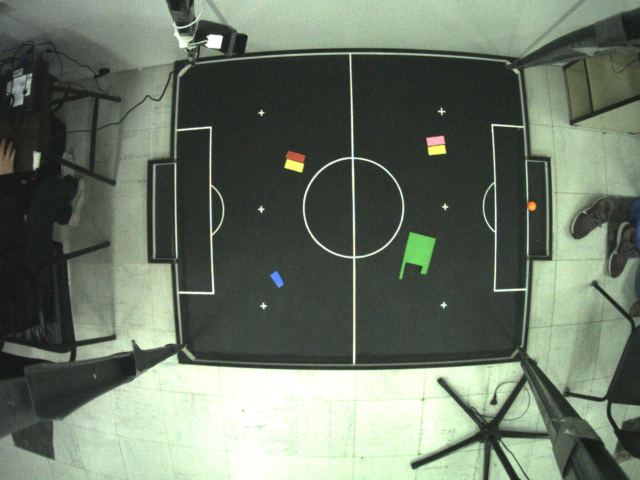
#> input picture frame2.jpg, 1280 x 960 px (shown at 1/2 size)
$ python arquivo.py
#> lines starting #> are read from the running program, lines starting #| are printed output that depends on the picture
#> further down, img is the input picture: shape (960, 1280, 3); mean B, G, R 102.3, 117.2, 106
import cv2
import numpy as np
import imutils
import math

WIDTH = 900
HEIGHT = 780

actualSet = 0

origemPlano = (0, 0)
xPlano = (0, 0)
yPlano = (0, 0)
rotation = 0
actualShow = 0
xTop = (0, 0)
xBot = (0, 0)
ix, iy = 0, 0
dPos = (0, 0)
prop = 1
corrected = False
# mouse callback function
# [53 lines left out: functions draw_circle, defineXTop, defineXBot, drawing, rotateImage, rotateAroundCenter, not called in this run]


def initialization():
    dst = cv2.Canny(img, 50, 200, None, 3)
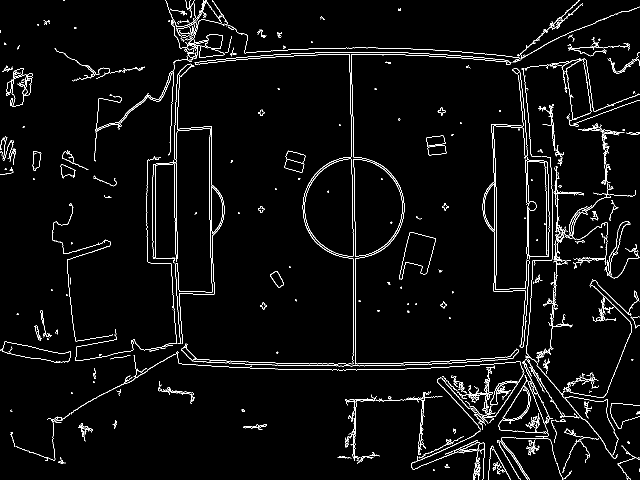
#> dst: shape (960, 1280) (shown at 1/2 size); 3.3% white in thin lines or dots
    cdst = cv2.cvtColor(dst, cv2.COLOR_GRAY2BGR)
#> cdst: shape (960, 1280, 3); 3.3% white in thin lines or dots
    linesP = cv2.HoughLinesP(dst, 1, np.pi / 180, 50, None, 50, 10)
#> linesP = 207 rows, first 6: [706, 916, 706, 863], [699, 96, 700, 181], [706, 739, 706, 458], [710, 739, 710, 443], [1048, 276, 1052, 358], [1057, 552, 1057, 422]
    if linesP is not None:
        for i in range(0, len(linesP)):
            l = linesP[i][0]
            cv2.line(cdst, (l[0], l[1]), (l[2], l[3]), (0, 0, 255), 3, cv2.LINE_AA)
#> this loop made 207 passes
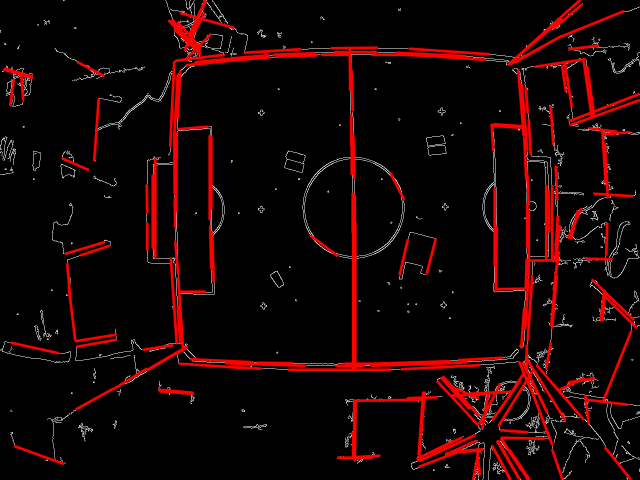
#> cdst: shape (960, 1280, 3) (shown at 1/2 size); mean B, G, R 4.1, 4.1, 22.6
    cv2.imshow('JANELA', cdst)


# [23 lines left out: functions initialization2, running, not called in this run]


functionsBasic = [defineXTop, defineXBot, drawing]
functionsShowing = [initialization, initialization2, running]
img = cv2.imread("frame2.jpg")
cv2.imshow("JANELA", img)
cv2.setMouseCallback('JANELA',draw_circle)
while(1):
    img = cv2.imread("frame2.jpg")
    functionsShowing[actualShow]()

    k = cv2.waitKey(17)
#> (key Esc is pressed here)
    if k == 27:
        break
cv2.destroyAllWindows()

$ run again, with frame1559330079.jpg copied over frame2.jpg
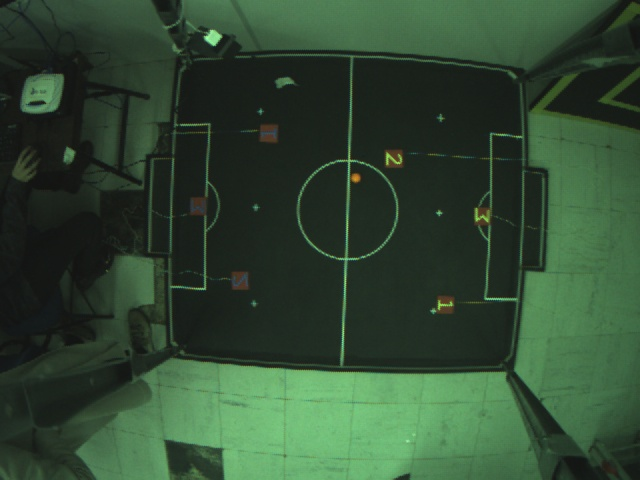
#> input picture frame1559330079.jpg, 640 x 480 px
#> img is the input picture: shape (480, 640, 3); mean B, G, R 50.5, 73, 48.8
#> in initialization, `dst = cv2.Canny(img, 50, 200, None, 3)`:
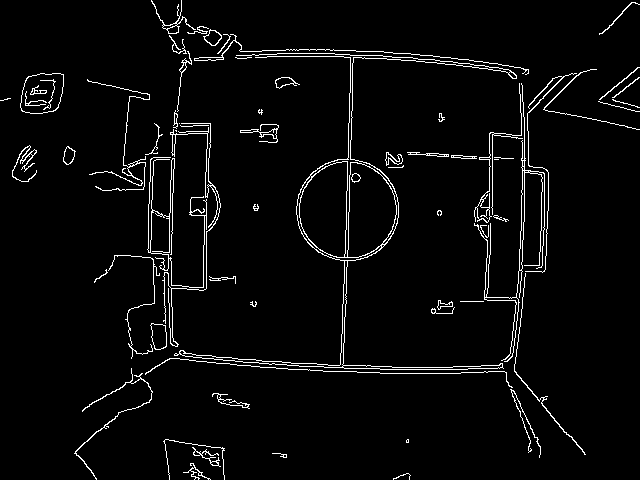
#> dst: shape (480, 640); 3.6% white in thin lines or dots
#> linesP = 48 rows, first 6: [341, 352, 348, 136], [269, 364, 323, 366], [238, 359, 290, 362], [169, 239, 173, 125], [521, 211, 522, 155], [392, 367, 480, 366]
#> the loop in initialization, `for i in range(0, len(linesP)):` made 48 passes
#> after the loop in initialization, `for i in range(0, len(linesP)):`:
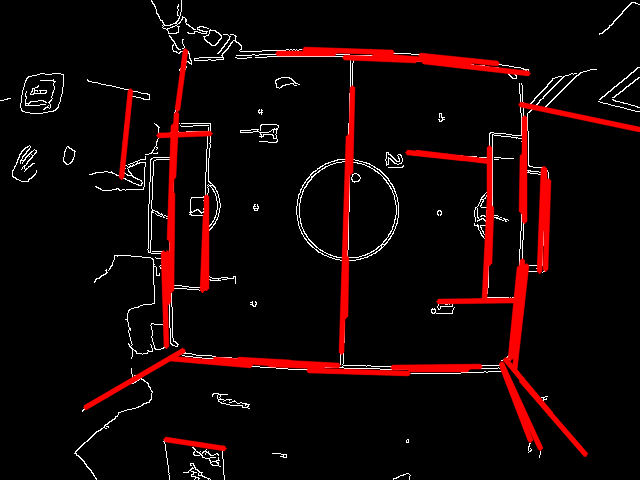
#> cdst: shape (480, 640, 3); mean B, G, R 5.4, 5.4, 20.3

$ run again, with Captura de tela de 2019-05-31 16-16-18.png saved as frame2.jpg
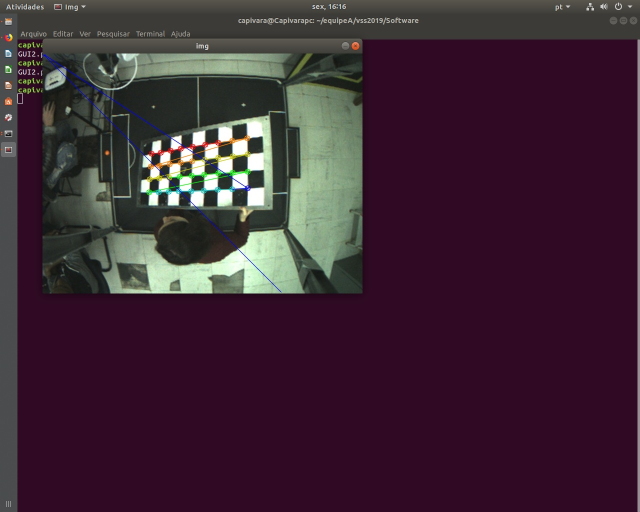
#> input picture Captura de tela de 2019-05-31 16-16-18.png, 1280 x 1024 px (shown at 1/2 size)
#> img is the input picture: shape (1024, 1280, 3); mean B, G, R 52.5, 39.2, 61.5
#> in initialization, `dst = cv2.Canny(img, 50, 200, None, 3)`:
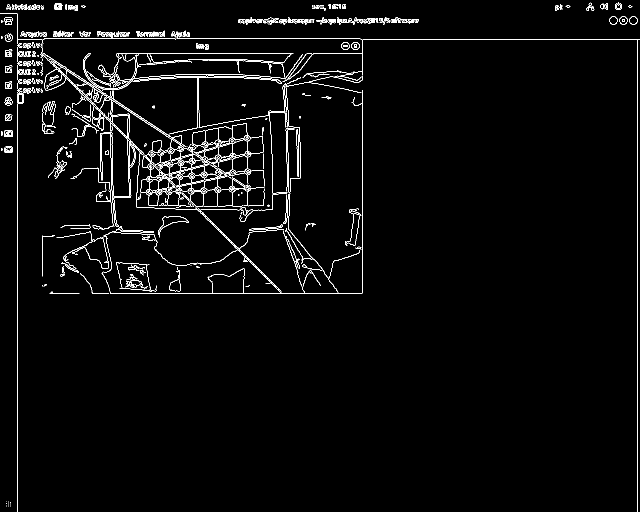
#> dst: shape (1024, 1280) (shown at 1/2 size); 2.5% white in thin lines or dots
#> linesP = 165 rows, first 6: [1274, 1021, 1274, 78], [34, 1023, 34, 27], [88, 77, 720, 77], [87, 107, 567, 587], [722, 79, 1279, 79], [82, 106, 562, 586]
#> the loop in initialization, `for i in range(0, len(linesP)):` made 165 passes
#> after the loop in initialization, `for i in range(0, len(linesP)):`:
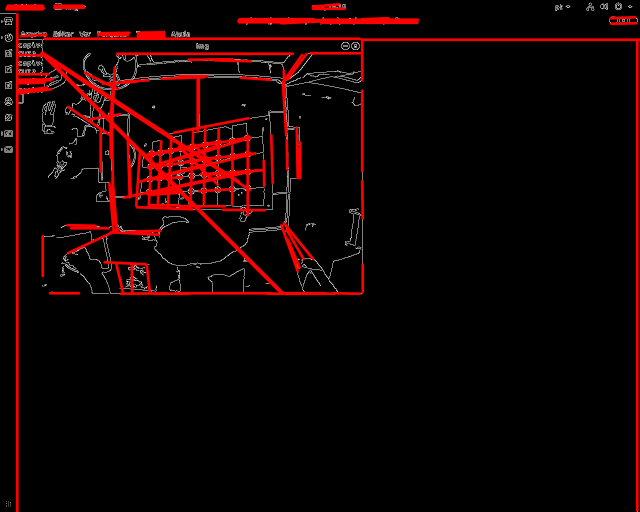
#> cdst: shape (1024, 1280, 3) (shown at 1/2 size); mean B, G, R 2.6, 2.6, 17.7
